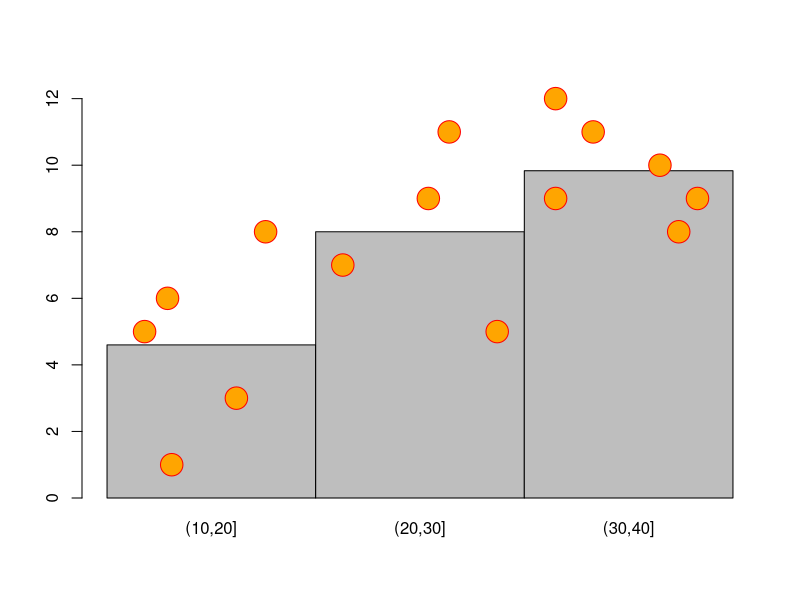

Reproduce this figure in R.
X11()

x <- c(  13.1 , 16.2 , 12.9    ,   28.7 , 25.4   ,   31.5 , 36.5 , 33.3  ,
         11.8 , 17.6           ,   26.4 , 21.3   ,   38.3 , 37.4 , 31.5   )

y <- c(    1  ,    3 ,    6    ,      5 ,    9   ,     12 ,   10 ,   11  ,
           5  ,    8           ,     11 ,    7   ,      9 ,    8 ,    9   )

stopifnot(length(x) == length(y))

bins  <- cut(x, c(10, 20, 30, 40))
mean_ <- tapply(y, bins, mean)

barplot(mean_,
        width  = 10,
        space  =  0,
#       offset =  0,
        ylim   = c(0, max(y)+0.5),
#       xlim   = c(-10, 30)
)

points(x-10, y,
   bg='orange',
   col='red',
   pch=21,
   cex=3
)

invisible(locator(1))
